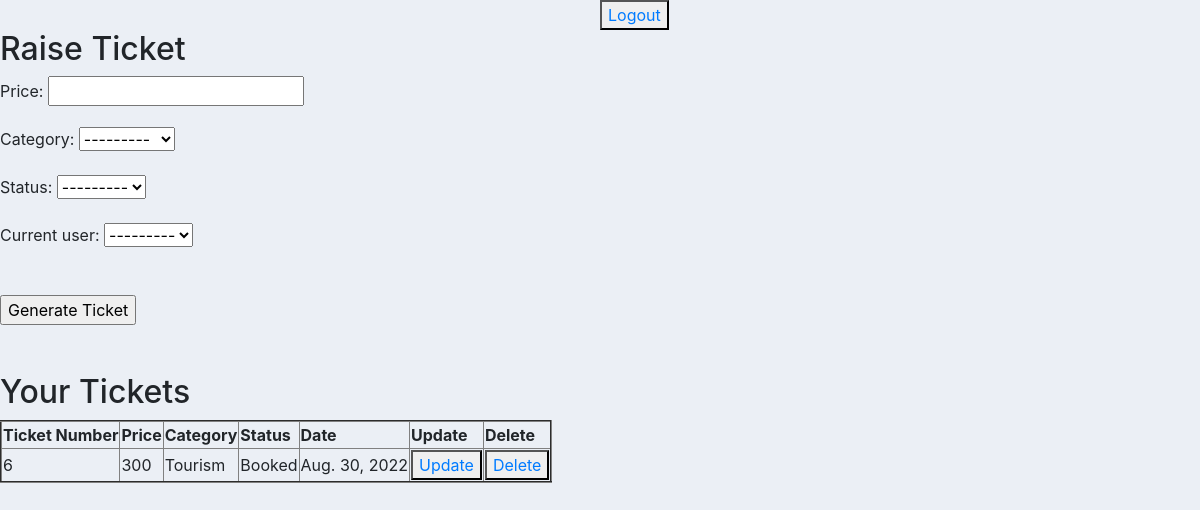
/tick/home/ (signed in), run on the app's committed database.
### ticketapp/models.py (models this page shows)
class Ticket(models.Model):
    CATEGORY = (
        ('Travelling', 'Travelling'),
        ('Movie', 'Movie'),
        ('Tourism', 'Tourism')
    )
    STATUS = (
        ('Pending', 'Pending'),
        ('Booked', 'Booked'),
        )
    price = models.CharField(max_length=32)
    category = models.CharField(max_length=200, null=True, choices=CATEGORY)
    status = models.CharField(max_length=200, null=True, choices=STATUS)
    date = models.DateField(auto_now_add=True)
    current_user = models.ForeignKey(User,on_delete=models.CASCADE)

### ticketapp/views.py (the view)
# urls.py: path('home/', views.ticket_generation_view,name='home'),
@login_required(login_url='login')
def ticket_generation_view(request):
    tiks = Ticket.objects.all()
    form = TicketForm()
    if request.method == 'POST':
        form = TicketForm(request.POST)
        if form.is_valid():
            form.save()
            return redirect('home')
    template_name = 'ticketapp/home.html'
    context = {'form': form, 'tiks': tiks}
    return render(request, template_name, context)

### ticketapp/forms.py
class TicketForm(forms.ModelForm):
    class Meta:
        model = Ticket
        fields = '__all__'

### templates/ticketapp/home.html (shortened to what this page needs)
{% include 'base.html' %}
{% block content %}
<span>
    <button style="margin-left: 50%;">
        <a href="{% url 'logout' %}">Logout</a>
    </button>
</span>
  <h2>Raise Ticket</h2>
    {% if user.is_authenticated %}
        <div>
            <form method="post">
                 {{form.as_p}}
        <br>
                <input type="submit" value="Generate Ticket">
            </form>
        </div>
        <div>
            <table border="2px">
                <tr>
                    <th>Ticket Number</th>
                    <th>Price</th>
                    <th>Category</th>
                    <th>Status</th>
                    <th>Date</th>
                    <th>Update</th>
                    <th>Delete</th>
                </tr>
                <h2>Your Tickets</h2>
                {% for tik in tiks %}
                    {% if user.id == tik.current_user.id %}
                        <tr>
                            <td>{{tik.id}}</td>
                            <td>{{tik.price}}</td>
                            <td>{{tik.category}}</td>
                            <td>{{tik.status}}</td>
                            <td>{{tik.date}}</td>
                            <td><button><a href="{% url 'update_user' tik.id%}">Update</a></button></td>
                            <td><button><a href="{% url 'delete_user' tik.id%}">Delete</a></button></td>
                        </tr>
                    {% endif %}
                {% endfor %}
        </table>
        </div>
    {% endif %}
{% endblock %}

### static/ticketapp/main.css (style rules this page uses)
body { background-color: #ebeff5; }

### data on the page
Ticket: id "6", price "300", category "Tourism", status "Booked", date "Aug. 30, 2022"
